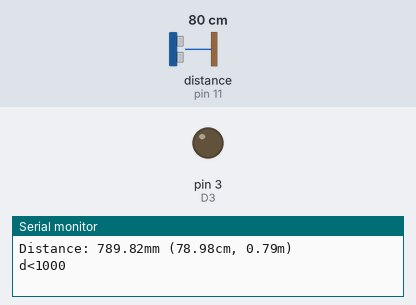
The sketch below on a simulated Arduino Uno, built with avr-gcc and run on an emulated ATmega328P. On the bench: output pins drawn as LEDs (lit = HIGH), the last lines printed to the serial monitor. Wiring (inferred from the names in the program): ultrasonic range finder: trigger pin 10; echo pin 11. Dashed ring = blinking. The test bench sets the inputs (shaded band); at power-on: distance to the obstacle (sensor on pin 11) 80 cm. The echo pulse lasts 58.3 µs per cm; pins used as bus, display or sensor lines are not drawn.

Above: at 1.1 s.
At 3.3 s:
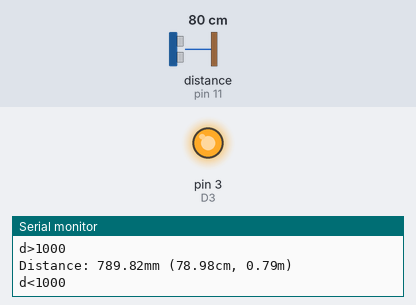
3.4 s: distance to the obstacle (sensor on pin 11) set to 2 cm
6.9 s: distance to the obstacle (sensor on pin 11) set to 18 cm
At 8.9 s:
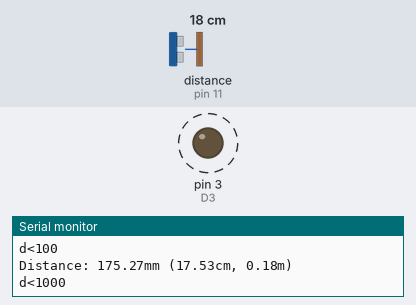
Timing chart, 0 to 16.2 s (numbered marks = the images above; inputs shaded):
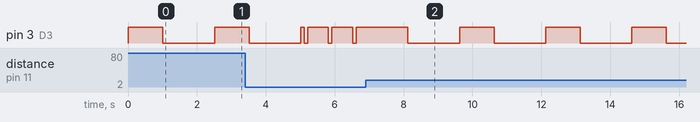

The sketch:

Sonar_buzzer.ino
```cpp
/*
 * Code d'exemple pour un capteur à ultrasons HC-SR04.
 */

/* Constantes pour les broches */
const byte TRIGGER_PIN = 10; // Broche TRIGGER
const byte ECHO_PIN = 11;    // Broche ECHO

/* Constantes pour le timeout */
const unsigned long MEASURE_TIMEOUT = 25000UL; // 25ms = ~8m à 340m/s

/* Vitesse du son dans l'air en mm/us */
const float SOUND_SPEED = 340.0 / 1000;


const int D3 = 3; //broche 3 du micro-contrôleur se nomme maintenant
const int D4 = 4; //


/** Fonction setup() */
void setup() {

  /* Initialise le port série */
  Serial.begin(9600);

  /* Initialise les broches */
  pinMode(TRIGGER_PIN, OUTPUT);
  digitalWrite(TRIGGER_PIN, LOW); // La broche TRIGGER doit être à LOW au repos
  pinMode(ECHO_PIN, INPUT);
  pinMode(D3, OUTPUT);
  pinMode(D4, OUTPUT);


}

/** Fonction loop() */
void loop() {

  /* 1. Lance une mesure de distance en envoyant une impulsion HIGH de 10µs sur la broche TRIGGER */
  digitalWrite(TRIGGER_PIN, HIGH);
  delayMicroseconds(10);
  digitalWrite(TRIGGER_PIN, LOW);

  /* 2. Mesure le temps entre l'envoi de l'impulsion ultrasonique et son écho (si il existe) */
  long measure = pulseIn(ECHO_PIN, HIGH, MEASURE_TIMEOUT);

  /* 3. Calcul la distance à partir du temps mesuré */
  float distance_mm = measure / 2.0 * SOUND_SPEED;

  /* Affiche les résultats en mm, cm et m */
  Serial.print(F("Distance: "));
  Serial.print(distance_mm);
  Serial.print(F("mm ("));
  Serial.print(distance_mm / 10.0, 2);
  Serial.print(F("cm, "));
  Serial.print(distance_mm / 1000.0, 2);
  Serial.println(F("m)"));

 if(distance_mm < 1000 && distance_mm>100 )
  {
        Serial.println("d<1000");
        digitalWrite(D3, HIGH);
        delay(1000);
        digitalWrite(D3, LOW);
        delay(1000);
        digitalWrite(D3, HIGH);

    }


   if(distance_mm < 100)
{
          Serial.println("d<100");

  digitalWrite(D3, HIGH);
        delay(100);
        digitalWrite(D3, LOW);
        delay(100);
        digitalWrite(D3, HIGH);
  }

 else
 {
        Serial.println("d>1000");

        digitalWrite(D3, LOW);


    }
  /* Délai d'attente pour éviter d'afficher trop de résultats à la seconde */
  delay(500);
}
```

Measured:
- after the input at 6.9 s, pin 3 (D3): alternates HIGH for 1.0 s and LOW for 1.5 s, starting after 1.2 s
